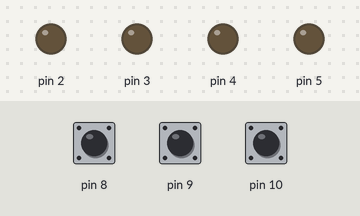
Bench run of a sketch on a simulated Arduino Uno, built with avr-gcc and run on an emulated ATmega328P. On the bench: output pins drawn as LEDs (lit = HIGH). Inputs (shaded band) come from the test bench; at power-on: pin 8 HIGH, pin 9 HIGH, pin 10 HIGH.

Above: at 1.2 s.
1.3 s: pin 8 pulled LOW for 0.15 s
At 2.5 s:
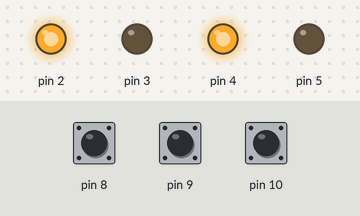
2.9 s: pin 9 pulled LOW for 0.15 s
At 4.5 s:
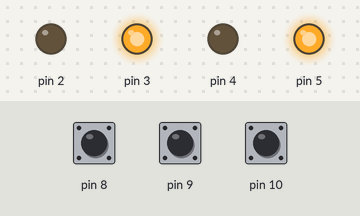
Timing chart, 0 to 6.0 s (numbered marks = the images above; inputs shaded):
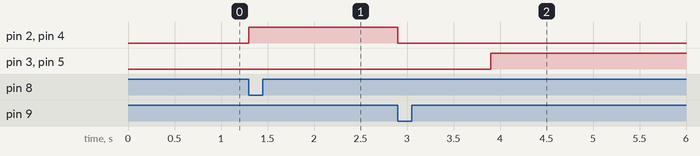

Measured:
- after the input at 1.3 s, pin 2, pin 4: LOW → HIGH at once
- after the input at 2.9 s, pin 2, pin 4: HIGH → LOW at once; pin 3, pin 5: LOW → HIGH after 1.0 s

The sketch:

Duster.ino
```cpp
void setup(){

 Serial.begin(9600);

pinMode(2,OUTPUT);
pinMode(3,OUTPUT);
pinMode(4,OUTPUT);
pinMode(5,OUTPUT);

pinMode(8,INPUT_PULLUP);
pinMode(9,INPUT_PULLUP);
pinMode(10,INPUT_PULLUP);

digitalWrite(2,LOW);
digitalWrite(3,LOW);
digitalWrite(4,LOW);
digitalWrite(5,LOW);


}

void loop(){
   int count = 2;
  if(digitalRead(8) == LOW){

    while(count > 0){
      forward();
      delay(1000);
      backward();
      delay(1000);
      count--;
    }

  }


}

void forward(){

    digitalWrite(2,HIGH);
    digitalWrite(3,LOW);

    digitalWrite(4,HIGH);
    digitalWrite(5,LOW);

    while(digitalRead(9) == HIGH);
    digitalWrite(2,LOW);
    digitalWrite(3,LOW);

    digitalWrite(4,LOW);
    digitalWrite(5,LOW);
}

void backward(){

    digitalWrite(2,LOW);
    digitalWrite(3,HIGH);

    digitalWrite(4,LOW);
    digitalWrite(5,HIGH);

    while(digitalRead(10) == HIGH);
    digitalWrite(2,LOW);
    digitalWrite(3,LOW);

    digitalWrite(4,LOW);
    digitalWrite(5,LOW);
}
```
